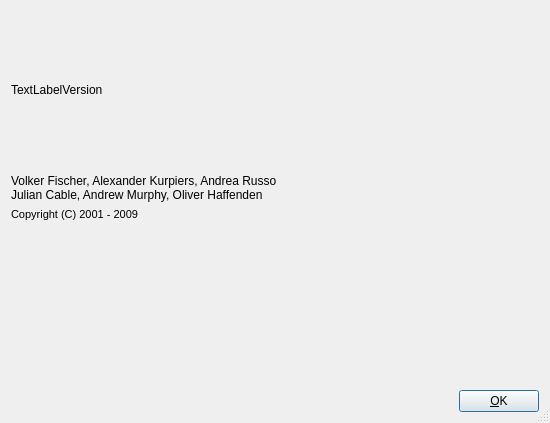
<ui version="4.0" >
 <class>AboutDlg</class>
 <widget class="QDialog" name="AboutDlg" >
  <property name="geometry" >
   <rect>
    <x>0</x>
    <y>0</y>
    <width>550</width>
    <height>423</height>
   </rect>
  </property>
  <property name="sizePolicy" >
   <sizepolicy vsizetype="Minimum" hsizetype="Minimum" >
    <horstretch>0</horstretch>
    <verstretch>0</verstretch>
   </sizepolicy>
  </property>
  <property name="windowTitle" >
   <string>About Dream</string>
  </property>
  <property name="windowIcon" >
   <iconset resource="res/icons.qrc" >
    <normaloff>:/icons/MainIcon.png</normaloff>:/icons/MainIcon.png</iconset>
  </property>
  <property name="sizeGripEnabled" >
   <bool>true</bool>
  </property>
  <layout class="QVBoxLayout" >
   <property name="spacing" >
    <number>6</number>
   </property>
   <property name="margin" >
    <number>11</number>
   </property>
   <item>
    <widget class="QLabel" name="TextLabelVersion" >
     <property name="sizePolicy" >
      <sizepolicy vsizetype="Preferred" hsizetype="Expanding" >
       <horstretch>0</horstretch>
       <verstretch>0</verstretch>
      </sizepolicy>
     </property>
     <property name="text" >
      <string>TextLabelVersion</string>
     </property>
     <property name="wordWrap" >
      <bool>false</bool>
     </property>
    </widget>
   </item>
   <item>
    <layout class="QHBoxLayout" >
     <property name="spacing" >
      <number>6</number>
     </property>
     <property name="margin" >
      <number>0</number>
     </property>
     <item>
      <layout class="QVBoxLayout" >
       <property name="spacing" >
        <number>6</number>
       </property>
       <property name="margin" >
        <number>0</number>
       </property>
       <item>
        <widget class="QLabel" name="TextLabelAuthorNames" >
         <property name="text" >
          <string>Volker Fischer, Alexander Kurpiers, Andrea Russo&#xd;
Julian Cable, Andrew Murphy, Oliver Haffenden</string>
         </property>
         <property name="wordWrap" >
          <bool>false</bool>
         </property>
        </widget>
       </item>
       <item>
        <widget class="QLabel" name="TextLabelCopyright" >
         <property name="text" >
          <string>&lt;!DOCTYPE HTML PUBLIC "-//W3C//DTD HTML 4.0//EN" "http://www.w3.org/TR/REC-html40/strict.dtd">
&lt;html>&lt;head>&lt;meta name="qrichtext" content="1" />&lt;style type="text/css">
p, li { white-space: pre-wrap; }
&lt;/style>&lt;/head>&lt;body style=" font-family:'MS Shell Dlg 2'; font-size:8.25pt; font-weight:400; font-style:normal;">
&lt;p style=" margin-top:0px; margin-bottom:0px; margin-left:0px; margin-right:0px; -qt-block-indent:0; text-indent:0px;">&lt;span style=" font-size:8pt;">Copyright (C) 2001 - 2009&lt;/span>&lt;/p>&lt;/body>&lt;/html></string>
         </property>
         <property name="wordWrap" >
          <bool>false</bool>
         </property>
        </widget>
       </item>
      </layout>
     </item>
     <item>
      <spacer name="Spacer10" >
       <property name="orientation" >
        <enum>Qt::Horizontal</enum>
       </property>
       <property name="sizeType" >
        <enum>QSizePolicy::Expanding</enum>
       </property>
       <property name="sizeHint" stdset="0" >
        <size>
         <width>20</width>
         <height>20</height>
        </size>
       </property>
      </spacer>
     </item>
     <item>
      <widget class="QLabel" name="PixmapLabelDreamLogo" >
       <property name="sizePolicy" >
        <sizepolicy vsizetype="Fixed" hsizetype="Fixed" >
         <horstretch>0</horstretch>
         <verstretch>0</verstretch>
        </sizepolicy>
       </property>
       <property name="pixmap" >
        <pixmap>image1</pixmap>
       </property>
       <property name="scaledContents" >
        <bool>true</bool>
       </property>
       <property name="wordWrap" >
        <bool>false</bool>
       </property>
      </widget>
     </item>
    </layout>
   </item>
   <item>
    <widget class="Q3TextView" native="1" name="TextViewCredits" >
     <property name="text" stdset="0" >
      <string>TextViewCredits</string>
     </property>
    </widget>
   </item>
   <item>
    <layout class="QHBoxLayout" >
     <property name="spacing" >
      <number>6</number>
     </property>
     <property name="margin" >
      <number>0</number>
     </property>
     <item>
      <spacer name="Spacer12" >
       <property name="orientation" >
        <enum>Qt::Horizontal</enum>
       </property>
       <property name="sizeType" >
        <enum>QSizePolicy::Expanding</enum>
       </property>
       <property name="sizeHint" stdset="0" >
        <size>
         <width>20</width>
         <height>20</height>
        </size>
       </property>
      </spacer>
     </item>
     <item>
      <widget class="QPushButton" name="buttonOk" >
       <property name="text" >
        <string>&amp;OK</string>
       </property>
       <property name="autoDefault" >
        <bool>true</bool>
       </property>
       <property name="default" >
        <bool>true</bool>
       </property>
      </widget>
     </item>
    </layout>
   </item>
  </layout>
 </widget>
 <customwidgets>
  <customwidget>
   <class>Q3TextView</class>
   <extends>QWidget</extends>
   <header>q3textview.h</header>
  </customwidget>
 </customwidgets>
 <resources>
  <include location="res/icons.qrc" />
 </resources>
 <connections/>
</ui>
